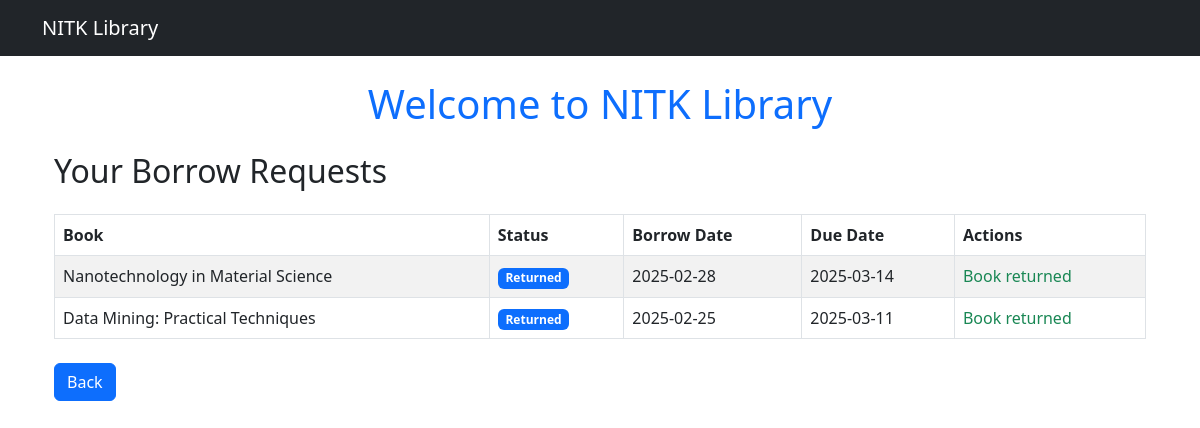
/borrow/status/ (signed in), run on an earlier commit of the app's database.
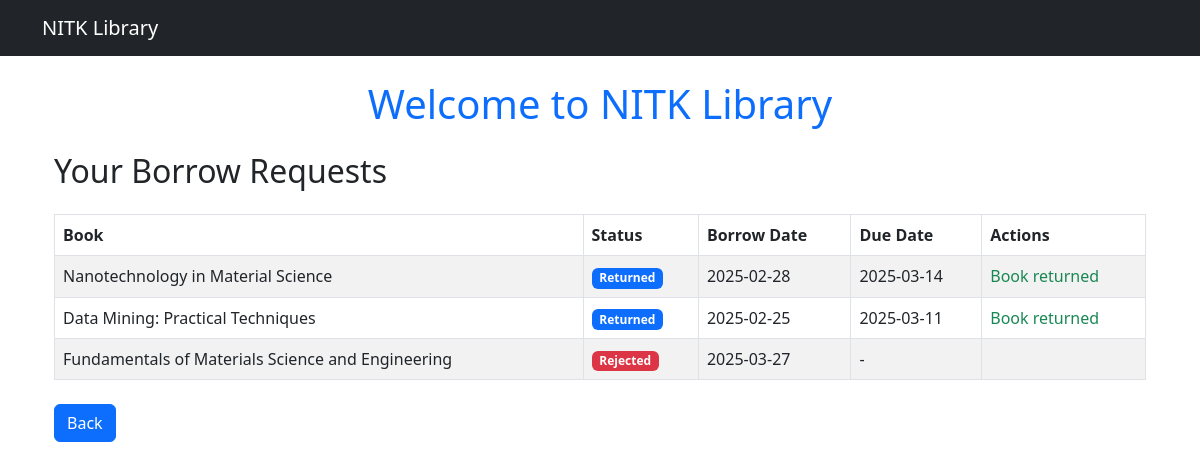
And on a later commit of the database.
### borrowing/models.py (models this page shows, shortened)
class Borrow(models.Model):
    STATUS_CHOICES = [
        ('Pending', 'Pending'),
        ('Approved', 'Approved'),
        ('Rejected', 'Rejected'),
        ('Returned', 'Returned'),
        ('Pending Return','Pending Return')
    ]
    student = models.ForeignKey(Student, on_delete=models.CASCADE)
    book = models.ForeignKey(Book, on_delete=models.CASCADE, null=True, blank=True)
    journal = models.ForeignKey(Journal, on_delete=models.CASCADE, null=True, blank=True)
    borrow_date = models.DateTimeField(default=timezone.now)
    due_date = models.DateTimeField(null=True, blank=True)
    return_date = models.DateTimeField(null=True, blank=True)
    is_returned = models.BooleanField(default=False)
    is_overdue = models.BooleanField(default=False)
    status = models.CharField(max_length=20, choices=STATUS_CHOICES, default='Pending')

### books/models.py (models this page shows, shortened)
class Book(models.Model):
    GenreChoices = [
    ('Metallurgy', 'METALLURGY'),
    ('Computer Science', 'CS'),
    ('ECE', 'ECE'),
    ('EEE', 'EEE'),
    ('Mechanical', 'MECHANICAL'),
    ('Civil', 'CIVIL'),
    ('AI', 'AI'),
    ('Data Science', 'DATA_SCIENCE'),
    ('Mining', 'MINING'),
    ('IT', 'IT')
]
    title = models.CharField(max_length=255)
    author = models.ForeignKey(Author, on_delete=models.CASCADE)
    publisher = models.CharField(max_length=255)
    pages = models.IntegerField(validators=[MinValueValidator(1)])
    price = models.DecimalField(max_digits=8, decimal_places=2)
    genre = models.CharField(max_length=50, choices=GenreChoices)
    topics = models.TextField(blank=True, null=True)
    available_copies = models.IntegerField(default=1, validators=[MinValueValidator(0)])

### borrowing/views.py (the view)
# urls.py: path("status/", borrow_status, name="borrow_status"),
@login_required
def borrow_status(request):
    if not hasattr(request.user, "student"):
        return redirect("login")
    borrow_requests = Borrow.objects.filter(student__user=request.user)
    return render(request, "borrow_status.html", {"borrow_requests": borrow_requests})

### borrowing/templates/borrow_status.html
{% extends "base.html" %}
{% block content %}
<div class="container mt-4">
    <h2 class="mb-4">Your Borrow Requests</h2>
    <table class="table table-striped table-bordered">
        <thead class="thead-dark">
            <tr>
                <th>Book</th>
                <th>Status</th>
                <th>Borrow Date</th>
                <th>Due Date</th>
                <th>Actions</th>
            </tr>
        </thead>
        <tbody>
            {% for request in borrow_requests %}
            <tr>
                <td>{{ request.book.title }}</td>
                <td>
                    {% if request.status == "Pending" %}
                        <span class="badge bg-warning text-dark">Pending</span>
                    {% elif request.status == "Approved" %}
                        <span class="badge bg-success">Approved</span>
                    {% elif request.status == "Pending Return" %}
                        <span class="badge bg-info">Pending Return</span>
                    {% elif request.status == "Returned" %}
                        <span class="badge bg-primary">Returned</span>
                    {% else %}
                        <span class="badge bg-danger">Rejected</span>
                    {% endif %}
                </td>
                <td>{{ request.borrow_date|date:"Y-m-d" }}</td>
                <td>{% if request.due_date %}{{ request.due_date|date:"Y-m-d" }}{% else %} - {% endif %}</td>
                <td>
                    {% if request.status == "Approved" and not request.is_returned %}
                        <a href="{% url 'request_return_book' request.id %}" class="btn btn-danger btn-sm">Return Book</a>
                    {% elif request.status == "Pending Return" %}
                        <span class="text-info">Return requested</span>
                    {% elif request.status == "Returned" %}
                        <span class="text-success">Book returned</span>
                    {% endif %}
                </td>
            </tr>
            {% empty %}
            <tr>
                <td colspan="5" class="text-center">No borrow requests found.</td>
            </tr>
            {% endfor %}
        </tbody>
    </table>
    <div class="mt-4">
        <button class="btn btn-primary" onclick="history.back()">Back</button>
    </div>
</div>
{% endblock %}

What changed in the data, as far as the page shows it:
added Borrow: book "Fundamentals of Materials Science and Engineering", status "Rejected", borrow_date "2025-03-27"
